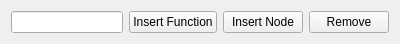
<?xml version="1.0" encoding="UTF-8"?>
<ui version="4.0">
 <class>RawList</class>
 <widget class="QWidget" name="RawList">
  <property name="geometry">
   <rect>
    <x>0</x>
    <y>0</y>
    <width>400</width>
    <height>40</height>
   </rect>
  </property>
  <layout class="QHBoxLayout" name="hbox1">
   <item>
    <widget class="QLineEdit" name="entry">
     <property name="echoMode">
      <enum>QLineEdit::Password</enum>
     </property>
    </widget>
   </item>
   <item>
    <widget class="QPushButton" name="InsertFunctionButton">
     <property name="text">
      <string>Insert Function</string>
     </property>
    </widget>
   </item>
   <item>
    <widget class="QPushButton" name="InsertNodeButton">
     <property name="text">
      <string>Insert Node</string>
     </property>
    </widget>
   </item>
   <item>
    <widget class="QPushButton" name="RemoveButton">
     <property name="text">
      <string>Remove</string>
     </property>
    </widget>
   </item>
  </layout>
 </widget>
 <resources/>
 <connections/>
</ui> 
